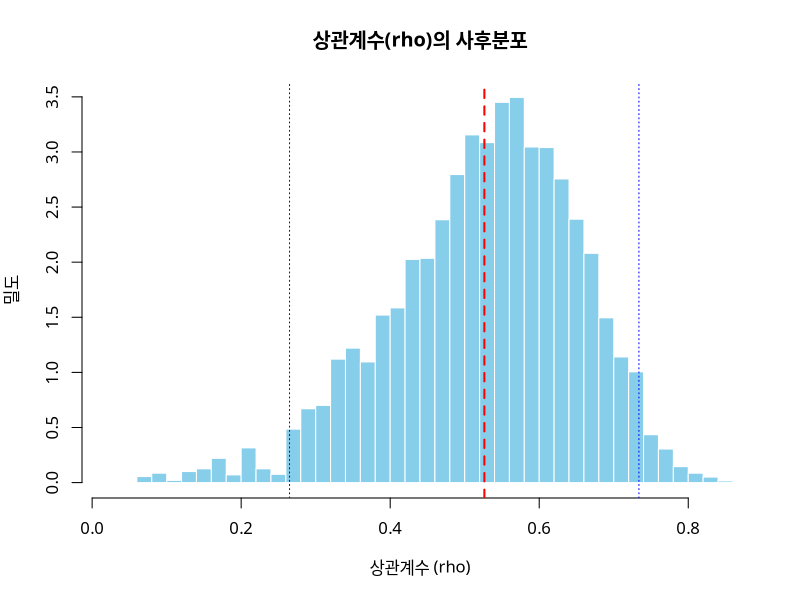

Reproduce this figure in R.

set.seed(123)    # 재현성 위해 시드 고정

N <- 30          # 표본 크기
true_r <- 0.5    # 실제 상관계수 설정

# 1) 두 변수: (X, Y)가 ~ bivariate normal
#    상관 true_r, 평균/표준편차 임의
library(MASS)
Sigma <- matrix(c(1, true_r, 
                  true_r, 1), 2, 2)   # 공분산행렬
mu <- c(0, 0)                         # 평균벡터(0,0)
sim_data <- MASS::mvrnorm(N, mu, Sigma)

# X를 'Hours', Y를 'Score'라 하자
Hours <- sim_data[,1]*5 + 10   # 적당히 변환(평균 ~10)
Score <- sim_data[,2]*10 + 70  # 적당히 변환(평균 ~70)

my_data <- data.frame(Hours, Score)
head(my_data)

# 빈도주의 상관분석
# 귀무가설(H0): 상관계수 rho = 0
# 대립가설(H1): rho != 0
freq_result <- cor.test(my_data$Hours, my_data$Score)
freq_result



# 베이즈 상관분석
# BayesFactor 패키지 사용: correlationBF
if(!requireNamespace("BayesFactor", quietly = TRUE)){
  install.packages("BayesFactor")
}
library(BayesFactor)

bayes_result <- correlationBF(x = my_data$Hours, 
                              y = my_data$Score, 
                              rscale = "medium") 
# rscale: 효과 크기 스케일 (small, medium, large)

bayes_result

# ---------------------------------------------------------
# [추가] 상관계수의 사후분포 추정 및 시각화
# ---------------------------------------------------------

# 1. 사후분포로부터 샘플 추출 (MCMC 샘플링)
# iterations: 추출할 샘플 수
samples <- posterior(bayes_result, iterations = 10000)

# 2. 샘플 구조 확인
# rho(상관계수) 열이 생성됨을 확인
head(samples)
summary(samples)

# 3. 사후분포 시각화 (상관계수 rho의 분포)
# rho 열만 선택하여 히스토그램 작성
rho_samples <- samples[, "rho"]

# 히스토그램 그릴 때 폰트 지정
# Windows는 "malgun", macOS는 "AppleGothic"
par(family = "AppleGothic") 

hist(rho_samples, breaks = 50, col = "skyblue", border = "white",
     main = "상관계수(rho)의 사후분포",
     xlab = "상관계수 (rho)", 
     ylab = "밀도", 
     freq = FALSE)

# 4. 사후 요약치 추가 (평균 및 95% 신뢰구간)
abline(v = mean(rho_samples), col = "red", lwd = 2, lty = 2) # 사후 평균
abline(v = quantile(rho_samples, c(0.025, 0.975)), col = "blue", lty = 3) # 95% ETI
